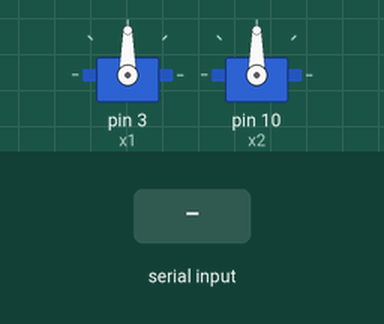
Simulated run of this sketch. Board: Arduino Uno, built with avr-gcc and run on an emulated ATmega328P. On the bench: 2 × servo. The test bench sets the inputs (shaded band).

Above: at 1.2 s.
1.3 s: "f" received over Serial
At 2.5 s:
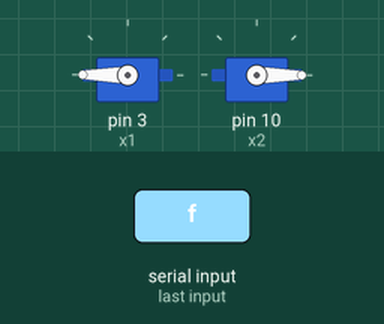
2.8 s: "b" received over Serial
At 3.6 s:
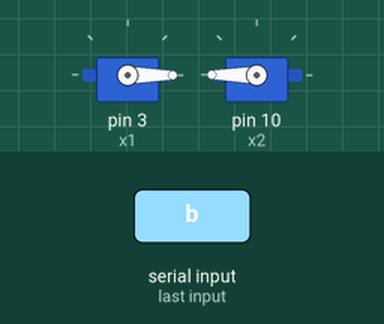
Timing chart, 0 to 5.8 s (numbered marks = the images above; inputs shaded):
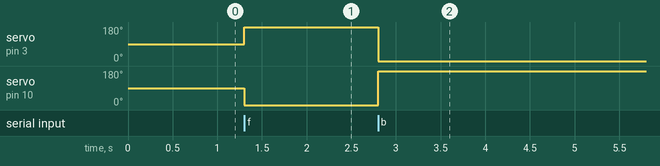

Measured:
- after the input at 1.3 s, servo on pin 3 (x1): 90° → 180° at once; servo on pin 10 (x2): 90° → 0° at once
- after the input at 2.8 s, servo on pin 3 (x1): 180° → 0° at once; servo on pin 10 (x2): 0° → 180° at once

The sketch:

con_sevo.ino
```cpp
#include<Servo.h>

Servo x1;
Servo x2;


int xN1 = 180;
int xN2 = 0;

void setup()
{
  x1.attach(3);
  x2.attach(10);
  Serial.begin(9600);
}
void loop()
{
  if (Serial.available() > 0) {
   char a=Serial.read();
   if(a == 'f'){
  x1.write(xN1);
  x2.write(xN2);
 // delay(2000);
   }

  else if(a == 'b'){
  x1.write(xN2);
  x2.write(xN1);
  //delay(2000);
  }
}

}
```
